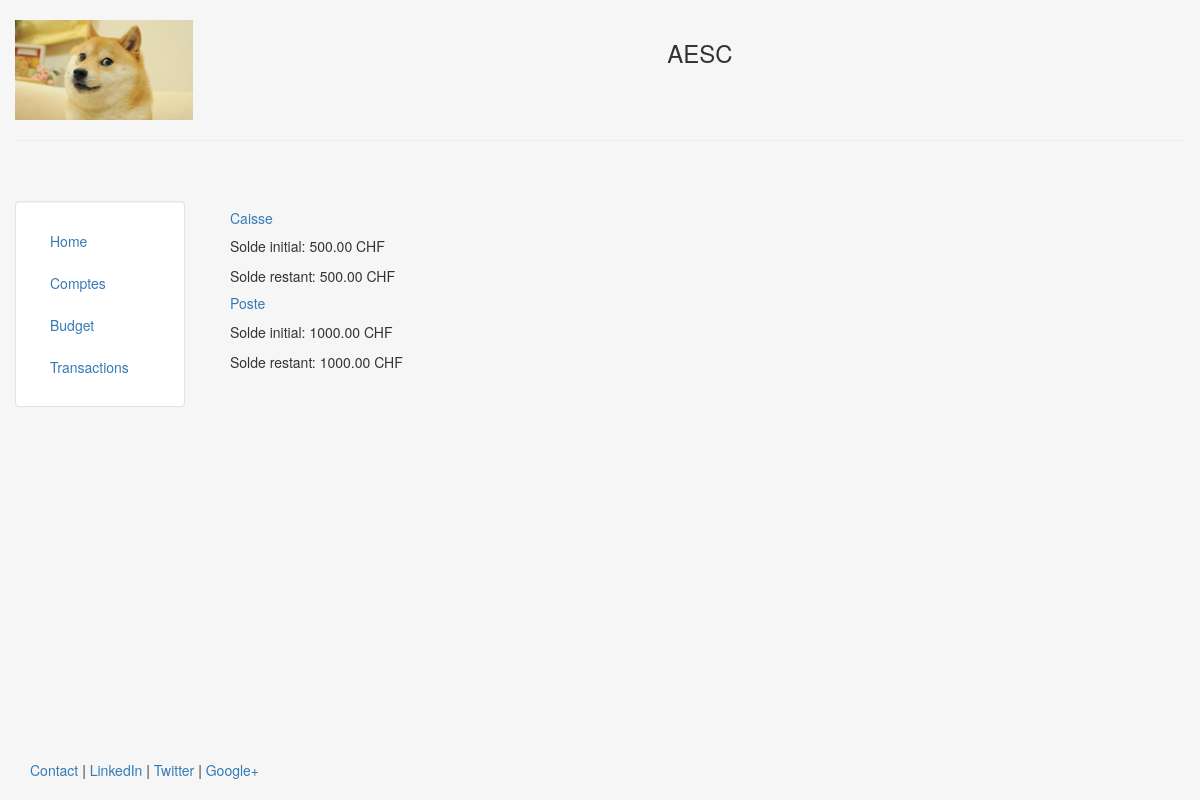
The page /comptes on the database as committed earlier.
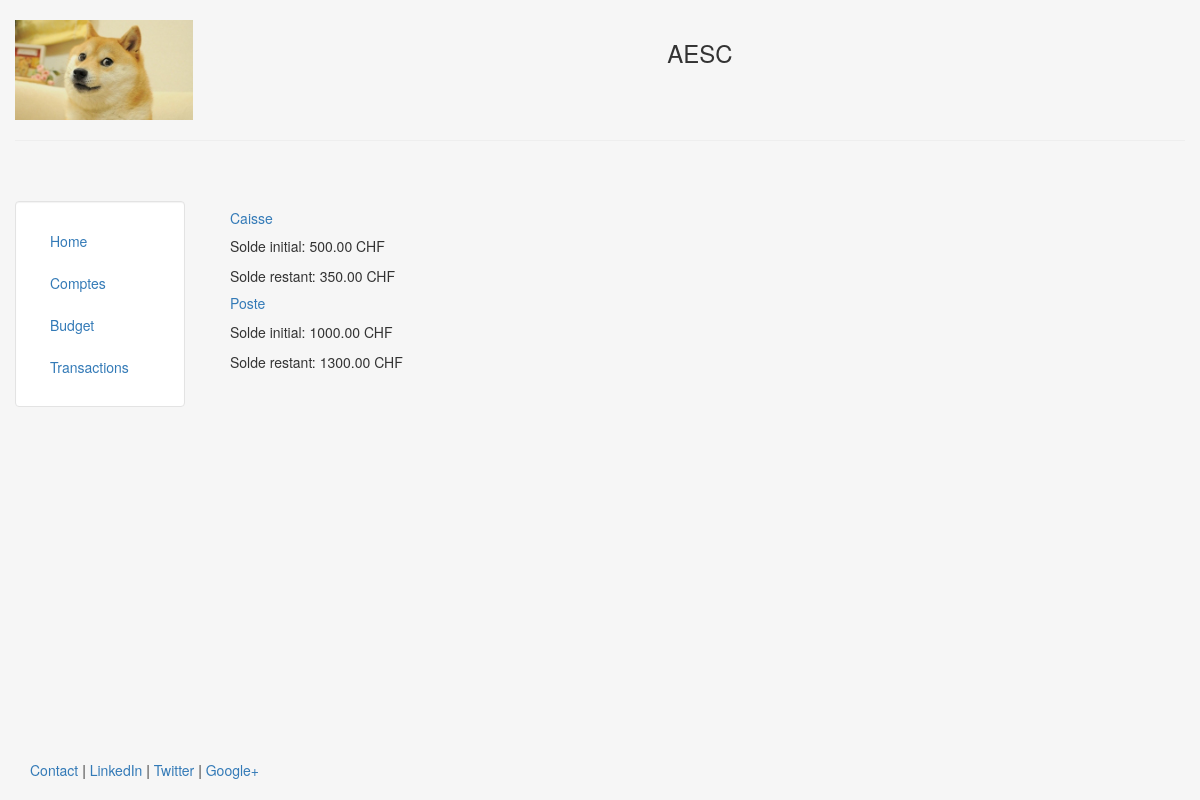
The same page on the database as committed later.
### compta/models.py (models this page shows, shortened)
class Compte(models.Model):
    nom = models.CharField(max_length = 140)
    somme_depart = models.DecimalField( max_digits=11, decimal_places=2)
    somme_actuelle = models.DecimalField(max_digits=11, decimal_places=2)

### templates/compta/compte.html
{% extends "compta/header.html" %}
{% block content %}
	{% for c in object_list %}
		<h5><a href="/compte/{{c.id}}">  {{ c.nom }}</a></h5>
        <p>Solde initial: {{ c.somme_depart }} CHF</p>
        <p>Solde restant: {{ c.somme_actuelle }} CHF</p>
	{% endfor %}
{% endblock %}

Rows that differ between the two databases and show on the page:
changed Compte "Caisse": somme_actuelle "500.00" → "350.00"
changed Compte "Poste": somme_actuelle "1000.00" → "1300.00"
